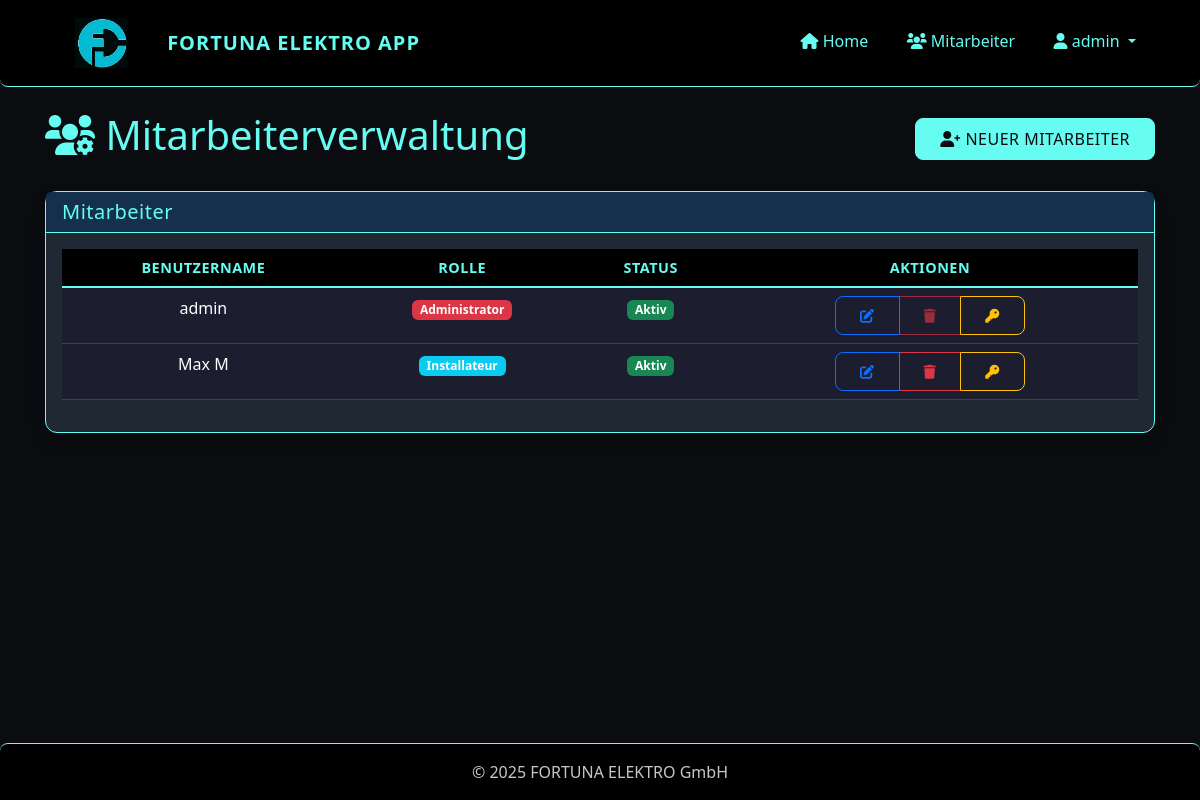
Before: /admin/users (signed in) with the older database file.
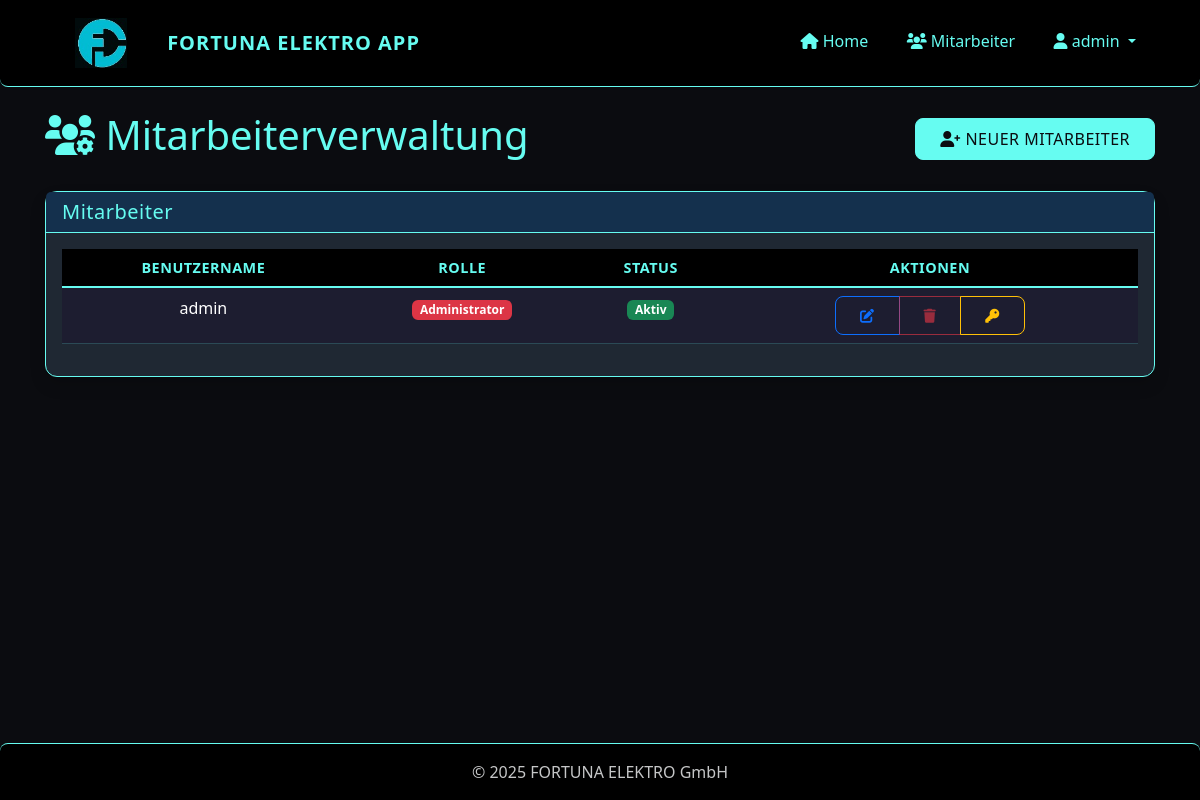
After: the same page with the newer database file.
### app/models/user.py (models this page shows, shortened)
class User(UserMixin, db.Model):
    id = db.Column(db.Integer, primary_key=True)
    username = db.Column(db.String(64), unique=True, nullable=False)
    password_hash = db.Column(db.String(128), nullable=False)
    role = db.Column(db.String(20), nullable=False, default='installateur')  # 'admin' oder 'installateur'
    is_active = db.Column(db.Boolean, default=True)
    created_at = db.Column(db.DateTime, default=datetime.utcnow)
    projects = db.relationship('Project', backref='creator', lazy='dynamic')
    files = db.relationship('File', backref='uploader', lazy='dynamic')
    timesheets = db.relationship('Timesheet', backref='employee', lazy='dynamic')
    def is_admin(self):
        return self.role == 'admin'

### app/routes/admin.py (the view)
@admin.route('/admin/users', methods=['GET'])
@login_required
@admin_required
def list_users():
    users = User.query.all()
    add_user_form = AddUserForm()
    edit_user_form = EditUserForm()
    reset_password_form = ResetPasswordForm()
    delete_user_form = DeleteUserForm()
    return render_template('admin/users.html',
                          title='Mitarbeiterverwaltung',
                          users=users,
                          add_user_form=add_user_form,
                          edit_user_form=edit_user_form,
                          reset_password_form=reset_password_form,
                          delete_user_form=delete_user_form,
                          current_user=current_user)

### app/models/user.py (called while the page is built)
@login_manager.user_loader
def load_user(id):
    return User.query.get(int(id))

### app/templates/admin/users.html (shortened to what this page needs)
{% extends "base.html" %}
{% block content %}
<div class="d-flex justify-content-between align-items-center mb-4">
    <h1 style="color: var(--accent)"><i class="fas fa-users-cog"></i> Mitarbeiterverwaltung</h1>
    <button type="button" class="btn btn-primary" data-bs-toggle="modal" data-bs-target="#addUserModal">
        <i class="fas fa-user-plus"></i> Neuer Mitarbeiter
    </button>
</div>
<div class="card shadow mb-4">
    <div class="card-header" style="background-color: #14304d; color: var(--accent)">
        <h5 class="mb-0">Mitarbeiter</h5>
    </div>
    <div class="card-body">
        {% if users %}
        <div class="table-responsive">
            <table class="table table-hover text-center">
                <thead>
                    <tr>
                        <th class="text-center">Benutzername</th>
                        <th class="text-center">Rolle</th>
                        <th class="text-center">Status</th>
                        <th class="text-center">Aktionen</th>
                    </tr>
                </thead>
                <tbody>
                    {% for user in users %}
                    <tr>
                        <td class="text-center" style="background-color:#1d1d30; color: white">{{ user.username }}</td>
                        <td class="text-center" style="background-color:#1d1d30">
                            {% if user.role == 'admin' %}
                            <span class="badge bg-danger">Administrator</span>
                            {% else %}
                            <span class="badge bg-info">Installateur</span>
                            {% endif %}
                        </td>
                        <td class="text-center" style="background-color: #1d1d30">
                            {% if user.is_active %}
                            <span class="badge bg-success">Aktiv</span>
                            {% else %}
                            <span class="badge bg-secondary">Inaktiv</span>
                            {% endif %}
                        </td>
                        <td class="text-center" style="background-color:  #1d1d30">
                            <div class="btn-group" style="background-color: #1d1d30">
                                <button type="button" class="btn btn-sm btn-outline-primary"
                                        onclick="editUser('{{ user.id }}', '{{ user.username }}', {{ 'true' if user.role == 'admin' else 'false' }}, {{ 'true' if user.is_active else 'false' }})">
                                    <i class="fas fa-edit"></i>
                                </button>
                                <button type="button" class="btn btn-sm btn-outline-danger"
                                        {% if user.id == current_user.id %}disabled{% endif %}
                                        data-bs-toggle="modal" data-bs-target="#deleteUserModal"
                                        data-user-id="{{ user.id }}" data-username="{{ user.username }}">
                                    <i class="fas fa-trash"></i>
                                </button>
                                <button type="button" class="btn btn-sm btn-outline-warning"
                                        data-bs-toggle="modal" data-bs-target="#resetPasswordModal"
                                        data-user-id="{{ user.id }}" data-username="{{ user.username }}">
                                    <i class="fas fa-key"></i>
                                </button>
                            </div>
                        </td>
                    </tr>
                    {% endfor %}
                </tbody>
            </table>
        </div>
        {% else %}
        <div class="alert alert-info">
            <i class="fas fa-info-circle"></i> Keine Mitarbeiter gefunden.
        </div>
        {% endif %}
    </div>
</div>
{% endblock %}

### app/templates/base.html (shortened to what this page needs)
<!DOCTYPE html>
<html lang="de">
<head>
    <link href="https://cdn.jsdelivr.net/npm/bootstrap@5.3.0/dist/css/bootstrap.min.css" rel="stylesheet">
    <link rel="stylesheet" href="https://cdn.jsdelivr.net/npm/bootstrap-icons@1.11.1/font/bootstrap-icons.css">
    <link rel="stylesheet" href="https://cdnjs.cloudflare.com/ajax/libs/font-awesome/6.0.0/css/all.min.css">
    <link rel="stylesheet" href="{{ url_for('static', filename='css/style.css') }}">
</head>
<body>
<nav class="navbar navbar-expand-lg navbar-dark mb-4">
    <div class="container position-relative">
        <a class="navbar-brand d-flex align-items-center" href="{{ url_for('dashboard.index') }}">
            <img src="{{ url_for('static', filename='img/logo.jpg') }}" alt="Fortuna Elektro Logo"
                 style="height: 50px; width: auto; max-height: 90%; margin-right: 40px; margin-left: 30px;">
            <span style="color: var(--accent)">FORTUNA ELEKTRO APP</span>
        </a>
        <div class="collapse navbar-collapse" id="navbarNav">
            <ul class="navbar-nav ms-auto">
                {% if current_user.is_authenticated %}
                    <li class="nav-item">
                        <a class="nav-link" href="{{ url_for('dashboard.index') }}">
                            <i class="fas fa-home"></i> Home
                        </a>
                    </li>
                    {% if current_user.is_admin() %}
                        <li class="nav-item">
                            <a class="nav-link" href="{{ url_for('admin.list_users') }}">
                                <i class="fas fa-users"></i> Mitarbeiter
                            </a>
                        </li>
                    {% endif %}
                    <li class="nav-item dropdown">
                        <a class="nav-link dropdown-toggle" href="#" role="button" data-bs-toggle="dropdown">
                            <i class="fas fa-user"></i> {{ current_user.username }}
                        </a>
                    </li>
                {% else %}
                    <li class="nav-item">
                        <a class="nav-link" href="{{ url_for('auth.login') }}">
                            <i class="fas fa-sign-in-alt"></i> Anmelden
                        </a>
                    </li>
                {% endif %}
            </ul>
        </div>
    </div>
</nav>
    <div class="container mb-5">
        {% block content %}{% endblock %}
    </div>
    <footer class="footer mt-auto py-3">
        <div class="container text-center">
            <span class="text-muted">&copy; 2025 FORTUNA ELEKTRO GmbH</span>
        </div>
    </footer>
</body>
</html>

### app/templates/base.html (style rules this page uses)
:root { --primary: #0B0C10; --primary-light: #1F2833; --primary-dark: #000000; --accent: #66FCF1; --accent-light: #45A29E; --success: #45A29E; --danger: #FF3B3B; --warning: #FF8F00; --info: #66FCF1; --light-bg: #1F2833; --card-bg: #0B0C10; --text-dark: #FFFFFF; --text-muted: #C5C6C7; --border-radius-sm: 4px; --border-radius-md: 8px; --border-radius-lg: 12px; }
body { background-color: var(--primary); color: var(--text-white); min-height: 100vh; display: flex; flex-direction: column; max-width: 100%; overflow-x: hidden; }
.navbar { background-color: var(--primary-dark) !important; border-bottom: 1px solid var(--accent); padding: 0.8rem 1rem; border-radius: 0 0 var(--border-radius-md) var(--border-radius-md); }
.navbar-brand { color: var(--accent) !important; font-weight: 700; letter-spacing: 1px; display: flex; align-items: center; padding-left: 0 !important; }
.navbar-brand img { margin-right: 10px; height: 50px; width: auto; max-height: 90%; }
.nav-link { color: var(--accent) !important; position: relative; padding: 0.8rem 1.2rem !important; border-bottom: 3px solid transparent; transition: all 0.3s ease; border-radius: var(--border-radius-sm); }
.container { flex: 1; width: 100%; padding-left: 15px; padding-right: 15px; margin-left: auto; margin-right: auto; }
.footer { position: fixed; bottom: 0; width: 100%; background-color: var(--primary-dark); border-top: 1px solid var(--accent); padding: 1rem 0; border-radius: var(--border-radius-md) var(--border-radius-md) 0 0; }
.footer .text-muted { color: var(--text-muted) !important; }
::placeholder { color: var(--accent-light) !important; opacity: 0.8 !important; }
.btn { border-radius: var(--border-radius-md); padding: 0.5rem 1.5rem; transition: all 0.3s ease; text-transform: uppercase; letter-spacing: 0.5px; font-weight: 500; }
.btn-primary { background-color: var(--accent); border-color: var(--accent); color: var(--primary); }
.card { background-color: var(--primary-light); border: 1px solid var(--accent); border-radius: var(--border-radius-lg); }
.card-header { background-color: rgba(102, 252, 241, 0.1); border-bottom: 1px solid var(--accent); font-weight: 600; letter-spacing: 0.5px; color: var(--accent); border-radius: var(--border-radius-lg) var(--border-radius-lg) 0 0; }
.card-body, .card-body p, .card-body label, .card-body .form-text, .card-body small { color: #66d9ff !important; }
.table { color: var(--accent); }
.table thead th { background-color: var(--primary-dark); color: var(--accent); border-bottom: 2px solid var(--accent); text-transform: uppercase; letter-spacing: 0.5px; font-size: 0.9rem; font-weight: 600; }
.table tbody tr { border-bottom: 1px solid rgba(102, 252, 241, 0.2); }

Changed rows visible on the page:
removed User: username "Max M", role "Installateur", is_active "Aktiv"
